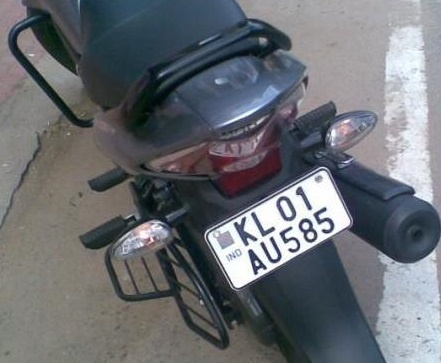
#> input picture images/N107.jpeg, 441 x 363 px, given in place of img11.jpeg, which was not available
$ python color-detection.py
#> lines starting #> are read from the running program, lines starting #| are printed output that depends on the picture; after the words box and inside, x2 and y2 are one past the last pixel; in counts of white or black regions, pixels touching at a corner belong together; pictures that were not available may be replaced by others from this repository, and a replacement may not be noted
# import the necessary packages
import numpy as np
# import argparse
import cv2
# construct the argument parse and parse the arguments
# ap = argparse.ArgumentParser()
# ap.add_argument("-i", "--image", help = "path to the image")
# args = vars(ap.parse_args())
# load the image
path = './images/img11.jpeg'
img = cv2.imread(path)
#> img is the input picture: shape (363, 441, 3); mean B, G, R 114, 109.1, 105.8

# define the list of boundaries
red_boudary =   [[0, 0, 100], [120, 120, 255]]      # red
blue_boundary =  [[100, 0, 0], [255, 120, 120]]     # Blue
green_boundary = [[0, 100, 0], [120, 255, 120]]     # Green
orange_boundary = [[0, 50, 100], [100, 180, 255]]   # Orange
black_boundary =  [[0, 0, 0], [50, 50, 50]]         # Black

red_lower = np.array(red_boudary[0], np.uint8)
red_upper = np.array(red_boudary[1], np.uint8)
red_mask = cv2.inRange(img, red_lower, red_upper)
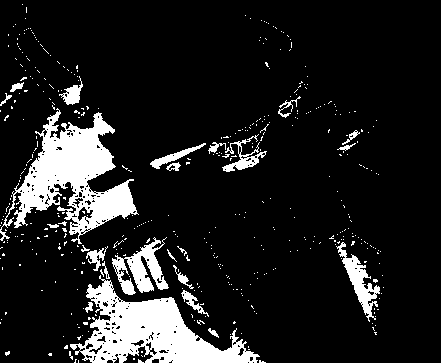
#> red_mask: shape (363, 441); 12.7% white; 443 white regions (419 under 20 px), largest, box (x1, y1, x2, y2) and area: (0, 108, 139, 244) 7388, (70, 275, 260, 363) 6914, (112, 237, 169, 295) 1461

blue_lower = np.array(blue_boundary[0], np.uint8)
blue_upper = np.array(blue_boundary[1], np.uint8)
blue_mask = cv2.inRange(img, blue_lower, blue_upper)
#> blue_mask: shape (363, 441); 12.8% white; 923 white regions (846 under 20 px), largest, box (x1, y1, x2, y2) and area: (182, 49, 308, 131) 4258, (319, 220, 385, 338) 2343, (143, 297, 230, 363) 2041

green_lower = np.array(green_boundary[0], np.uint8)
green_upper = np.array(green_boundary[1], np.uint8)
green_mask = cv2.inRange(img, green_lower, green_upper)
#> green_mask: shape (363, 441); 8.3% white; 677 white regions (641 under 20 px), largest, box (x1, y1, x2, y2) and area: (92, 280, 257, 363) 4716, (0, 108, 116, 241) 2722, (335, 242, 380, 336) 1124

orange_lower = np.array(orange_boundary[0], np.uint8)
orange_upper = np.array(orange_boundary[1], np.uint8)
orange_mask = cv2.inRange(img, orange_lower, orange_upper)
#> orange_mask: shape (363, 441); 4.2% white; 294 white regions (265 under 20 px), largest, box (x1, y1, x2, y2) and area: (33, 112, 116, 191) 2531, (131, 298, 175, 339) 783, (216, 328, 260, 363) 522

black_lower = np.array(black_boundary[0], np.uint8)
black_upper = np.array(black_boundary[1], np.uint8)
black_mask = cv2.inRange(img, black_lower, black_upper)
#> black_mask: shape (363, 441); 10.2% white; 127 white regions (112 under 20 px), largest, box (x1, y1, x2, y2) and area: (118, 163, 311, 363) 8648, (90, 30, 281, 142) 4009, (12, 8, 92, 127) 1933

# to detect only that particulat color
kernal = np.ones((5, 5), np.uint8)
# red color
red_mask = cv2.dilate(red_mask, kernal)
#> red_mask: shape (363, 441); 24.6% white; 89 white regions, largest, box (x1, y1, x2, y2) and area: (0, 96, 268, 363) 21934, (110, 233, 221, 340) 4077, (148, 113, 272, 174) 3039
res_red = cv2.bitwise_and(img, img, mask=red_mask)

# blue color
blue_mask = cv2.dilate(blue_mask, kernal)
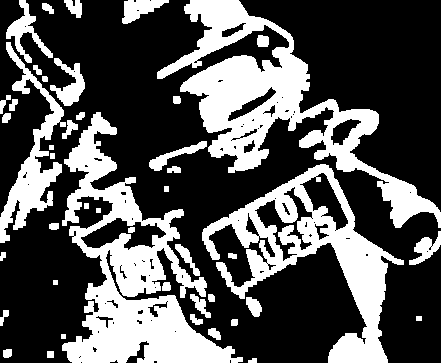
#> blue_mask: shape (363, 441); 33.3% white; 45 white regions, largest, box (x1, y1, x2, y2) and area: (62, 112, 243, 363) 16146, (157, 0, 441, 228) 16098, (202, 164, 404, 363) 11409
res_blue = cv2.bitwise_and(img, img, mask=blue_mask)

# green color
green_mask = cv2.dilate(green_mask, kernal)
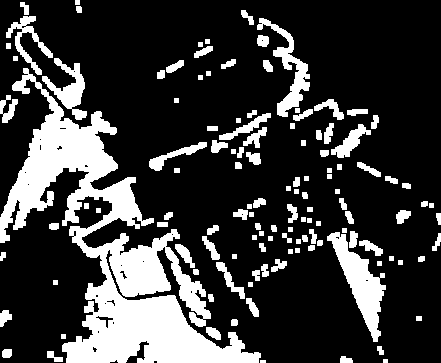
#> green_mask: shape (363, 441); 22.9% white; 126 white regions (1 under 20 px), largest, box (x1, y1, x2, y2) and area: (0, 68, 261, 363) 22131, (327, 232, 386, 342) 2299, (257, 18, 310, 117) 1373
res_green = cv2.bitwise_and(img, img, mask=green_mask)
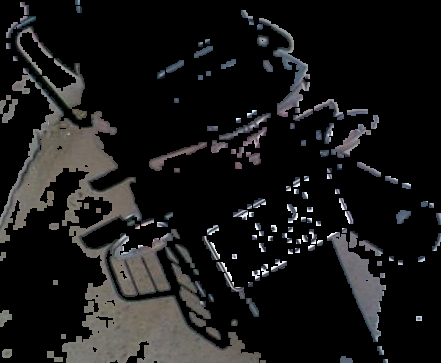
#> res_green: shape (363, 441, 3); mean B, G, R 24.3, 24.4, 24.7

# orange color
orange_mask = cv2.dilate(orange_mask, kernal)
#> orange_mask: shape (363, 441); 11% white; 33 white regions, largest, box (x1, y1, x2, y2) and area: (99, 295, 268, 363) 4574, (16, 106, 118, 198) 4505, (110, 236, 171, 297) 2096
res_orange = cv2.bitwise_and(img, img, mask=orange_mask)
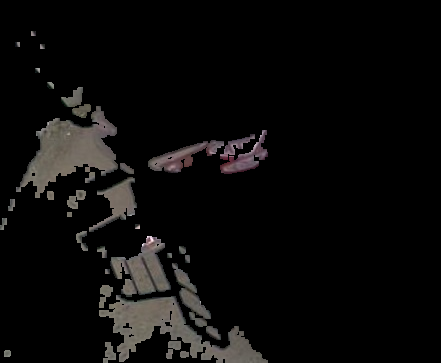
#> res_orange: shape (363, 441, 3); mean B, G, R 10.3, 10.8, 11.6

# black color
black_mask = cv2.dilate(black_mask, kernal)
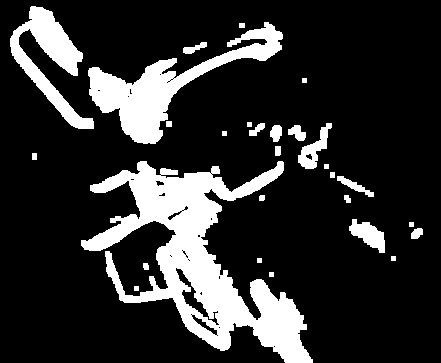
#> black_mask: shape (363, 441); 18.2% white; 28 white regions
res_black = cv2.bitwise_and(img, img, mask=black_mask)
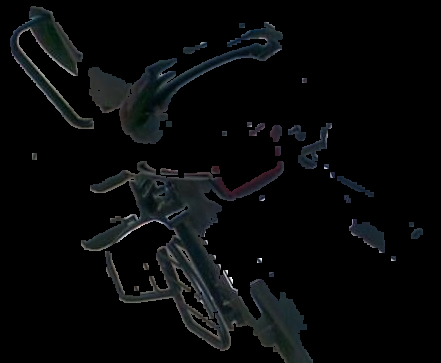
#> res_black: shape (363, 441, 3); mean B, G, R 9.5, 8.9, 7.6

# creating counter to track red color
counters, hierarchy = cv2.findContours(red_mask, cv2.RETR_TREE, cv2.CHAIN_APPROX_SIMPLE)
#> counters = 119 contours, 54 with area under 20; largest, box (x1, y1, x2, y2) and area: (0, 96, 268, 363) 21210, (110, 233, 221, 340) 3831, (148, 113, 272, 174) 3018, (327, 226, 386, 337) 2393, (42, 59, 85, 107) 775
for pic, contour in enumerate(counters):
    area = cv2.contourArea(contour)
    if(area > 300):
        print("Red color detected")
        break
#> this loop made 36 passes
#> area on passes 1, 2, 5, 6, 11, 12, 13, 16, 18, 25, 27, 28: 41, 58, 51, 82, 156, 27, 48, 27, 52, 37, 146.5, 33
#> (contour, area) on passes 4, 7, 10, 14, 15, 17: ([[69, 311], [69, 316], [73, 316], [73, 311]], 20), ([[39, 288], [39, 292], [44, 292], [44, 288]], 20), ([[53, 279], [53, 284], [57, 284], [57, 279]], 20), ([[79, 269], [79, 275], [84, 275], [84, 269]], 30), ([[72, 267], [72, 271], [77, 271], [77, 267]], 20), ([[0, 265], [0, 271], [4, 271], [4, 265]], 24)
#| Red color detected

# creating counter to track blue color
counters, hierarchy = cv2.findContours(blue_mask, cv2.RETR_TREE, cv2.CHAIN_APPROX_SIMPLE)
#> counters = 130 contours, 66 with area under 20; largest, box (x1, y1, x2, y2) and area: (62, 112, 243, 363) 16983, (157, 0, 441, 228) 16408, (202, 164, 404, 363) 13352, (0, 42, 66, 243) 3302, (80, 217, 167, 251) 1490
for pic, contour in enumerate(counters):
    area = cv2.contourArea(contour)
    if(area > 300):
        print("Blue color detected")
        break
#> this loop made 18 passes
#> area on passes 1, 3, 5, 6, 8, 9, 10, 11, 12, 13, 15, 16: 24.5, 58, 86, 35, 64, 51, 186, 38.5, 163, 57, 33, 28
#> (contour, area) on passes 2, 7: ([[47, 351], [47, 357], [53, 357], [53, 351]], 36), ([[416, 316], [416, 320], [421, 320], [421, 316]], 20)
#| Blue color detected
# creating counter to track blue color

counters, hierarchy = cv2.findContours(green_mask, cv2.RETR_TREE, cv2.CHAIN_APPROX_SIMPLE)
#> counters = 152 contours, 63 with area under 20; largest, box (x1, y1, x2, y2) and area: (0, 68, 261, 363) 20956, (327, 232, 386, 342) 2154, (257, 18, 310, 117) 1188, (42, 58, 87, 120) 904, (6, 16, 53, 75) 602
for pic, contour in enumerate(counters):
    area = cv2.contourArea(contour)
    if(area > 300):
        print("green color detected")
        break
#> this loop made 41 passes
#> area on passes 3, 4, 5, 6, 8, 9, 11, 12, 13, 16, 17, 18: 55.5, 69, 67.5, 33, 110.5, 34.5, 110.5, 109, 30, 48, 24, 58
#| green color detected
        # creating counter to track orange color
counters, hierarchy = cv2.findContours(orange_mask, cv2.RETR_TREE, cv2.CHAIN_APPROX_SIMPLE)
#> counters = 51 contours, 22 with area under 20; largest, box (x1, y1, x2, y2) and area: (99, 295, 268, 363) 4340, (16, 106, 118, 198) 4276, (110, 236, 171, 297) 1971, (89, 177, 137, 232) 1002, (148, 140, 224, 173) 986
for pic, contour in enumerate(counters):
    area = cv2.contourArea(contour)
    if(area > 300):
        print("orange color detected")
        break
#> this loop made 5 passes
#> area on passes 1 to 5: 42, 34.5, 133.5, 125.5, 4340
#| orange color detected
        # black counter to track black color
counters, hierarchy = cv2.findContours(black_mask, cv2.RETR_TREE, cv2.CHAIN_APPROX_SIMPLE)
#> counters = 62 contours, 38 with area under 20; largest, box (x1, y1, x2, y2) and area: (81, 161, 313, 363) 16526, (88, 22, 283, 144) 6020, (10, 6, 94, 129) 3278, (349, 219, 385, 253) 586, (298, 123, 332, 169) 554
for pic, contour in enumerate(counters):
    area = cv2.contourArea(contour)
    if(area > 300):
        print("black color detected")
        break
#> this loop made 8 passes
#> area on passes 3, 6, 8: 27, 83, 586.5
#| black color detected
